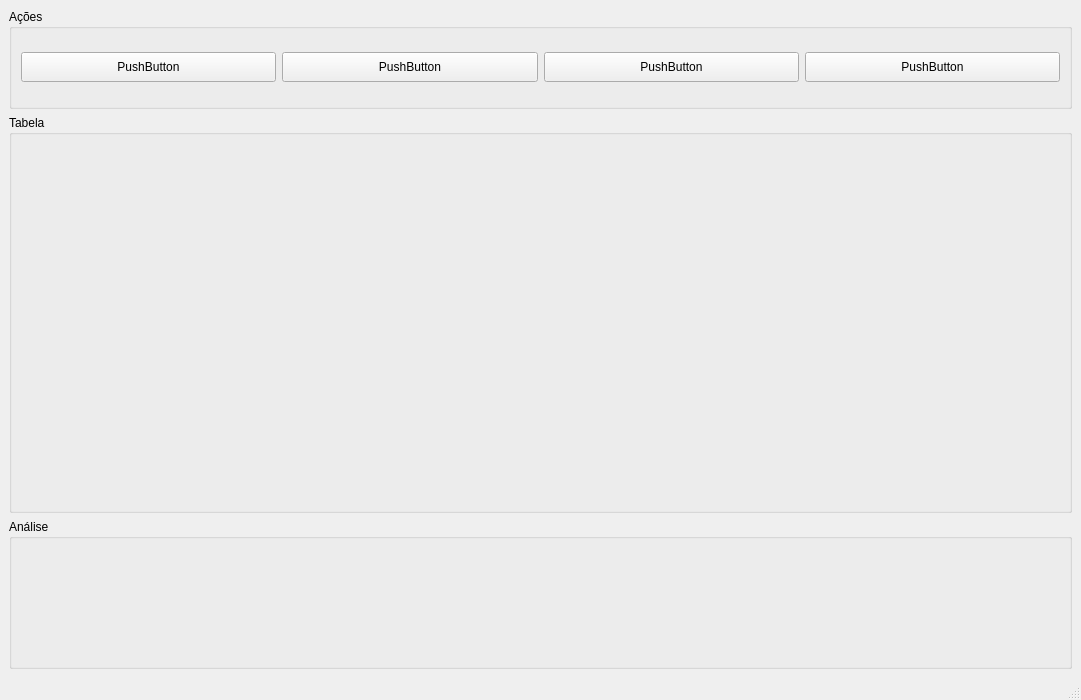
<?xml version="1.0" encoding="UTF-8"?>
<ui version="4.0">
 <class>MainWindow</class>
 <widget class="QMainWindow" name="MainWindow">
  <property name="geometry">
   <rect>
    <x>0</x>
    <y>0</y>
    <width>1081</width>
    <height>700</height>
   </rect>
  </property>
  <property name="sizePolicy">
   <sizepolicy hsizetype="Preferred" vsizetype="Preferred">
    <horstretch>0</horstretch>
    <verstretch>0</verstretch>
   </sizepolicy>
  </property>
  <property name="windowTitle">
   <string>MainWindow</string>
  </property>
  <widget class="QWidget" name="centralwidget">
   <layout class="QVBoxLayout" name="verticalLayout">
    <item>
     <widget class="QGroupBox" name="groupBox">
      <property name="sizePolicy">
       <sizepolicy hsizetype="Preferred" vsizetype="Maximum">
        <horstretch>0</horstretch>
        <verstretch>0</verstretch>
       </sizepolicy>
      </property>
      <property name="minimumSize">
       <size>
        <width>0</width>
        <height>0</height>
       </size>
      </property>
      <property name="maximumSize">
       <size>
        <width>16777215</width>
        <height>100</height>
       </size>
      </property>
      <property name="title">
       <string>Ações</string>
      </property>
      <layout class="QHBoxLayout" name="horizontalLayout">
       <item>
        <widget class="QPushButton" name="btn_01">
         <property name="maximumSize">
          <size>
           <width>16777215</width>
           <height>30</height>
          </size>
         </property>
         <property name="text">
          <string>PushButton</string>
         </property>
        </widget>
       </item>
       <item>
        <widget class="QPushButton" name="btn_02">
         <property name="maximumSize">
          <size>
           <width>16777215</width>
           <height>30</height>
          </size>
         </property>
         <property name="text">
          <string>PushButton</string>
         </property>
        </widget>
       </item>
       <item>
        <widget class="QPushButton" name="btn_03">
         <property name="maximumSize">
          <size>
           <width>16777215</width>
           <height>30</height>
          </size>
         </property>
         <property name="text">
          <string>PushButton</string>
         </property>
        </widget>
       </item>
       <item>
        <widget class="QPushButton" name="btn_04">
         <property name="maximumSize">
          <size>
           <width>16777215</width>
           <height>30</height>
          </size>
         </property>
         <property name="text">
          <string>PushButton</string>
         </property>
        </widget>
       </item>
      </layout>
     </widget>
    </item>
    <item>
     <widget class="QGroupBox" name="groupBox_2">
      <property name="sizePolicy">
       <sizepolicy hsizetype="Preferred" vsizetype="Maximum">
        <horstretch>0</horstretch>
        <verstretch>0</verstretch>
       </sizepolicy>
      </property>
      <property name="maximumSize">
       <size>
        <width>16777215</width>
        <height>600</height>
       </size>
      </property>
      <property name="title">
       <string>Tabela</string>
      </property>
     </widget>
    </item>
    <item>
     <widget class="QGroupBox" name="groupBox_3">
      <property name="sizePolicy">
       <sizepolicy hsizetype="Preferred" vsizetype="Maximum">
        <horstretch>0</horstretch>
        <verstretch>0</verstretch>
       </sizepolicy>
      </property>
      <property name="maximumSize">
       <size>
        <width>16777215</width>
        <height>150</height>
       </size>
      </property>
      <property name="title">
       <string>Análise</string>
      </property>
     </widget>
    </item>
   </layout>
  </widget>
  <widget class="QMenuBar" name="menubar">
   <property name="geometry">
    <rect>
     <x>0</x>
     <y>0</y>
     <width>1081</width>
     <height>21</height>
    </rect>
   </property>
  </widget>
  <widget class="QStatusBar" name="statusbar"/>
 </widget>
 <resources/>
 <connections/>
</ui>
